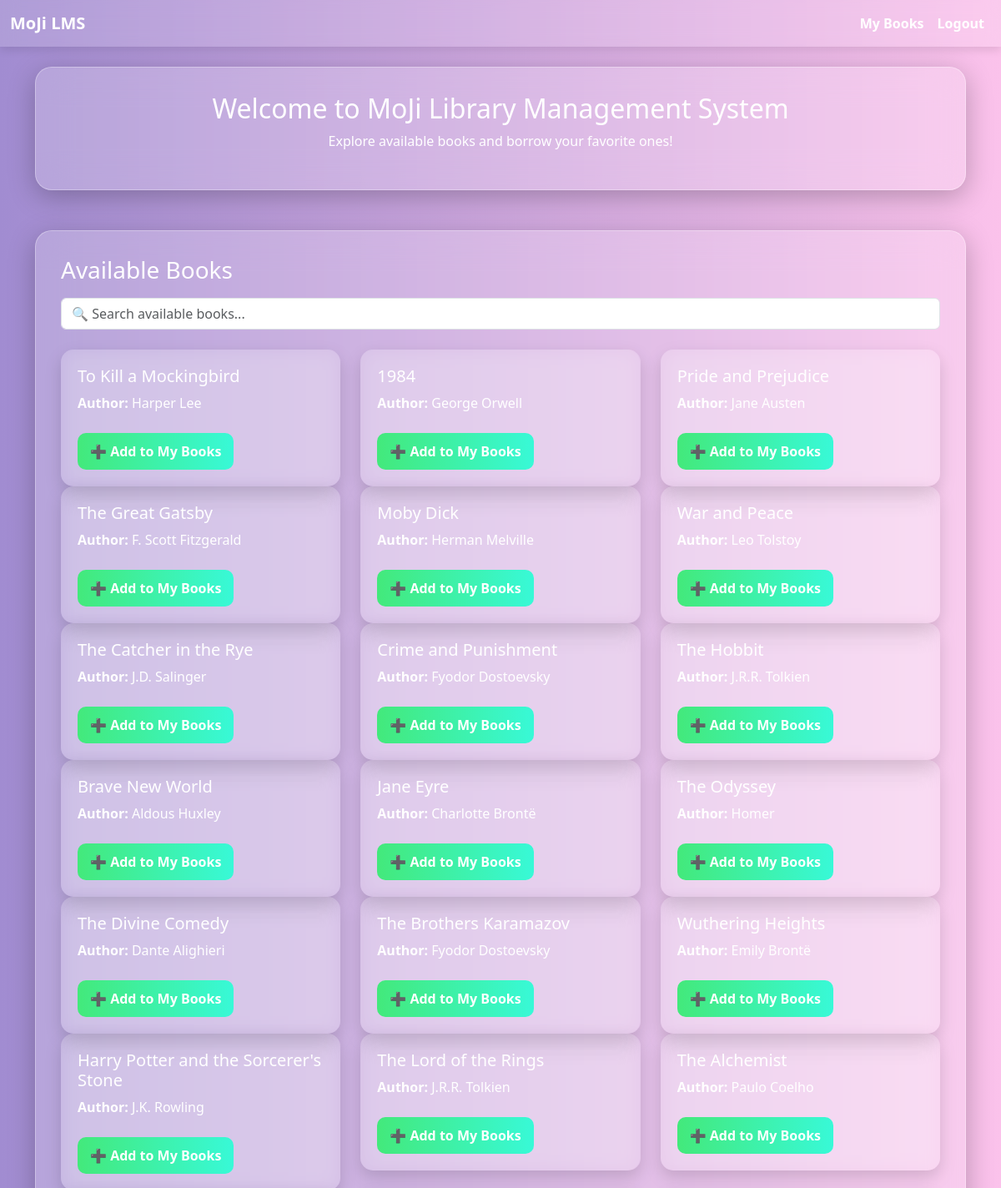
The app's page /user/dashboard (signed in, upper part) with its own data.
### tables this page shows
CREATE TABLE books (
            id INTEGER PRIMARY KEY AUTOINCREMENT,
            title TEXT NOT NULL,
            author TEXT NOT NULL,
            pages INTEGER NOT NULL,
            price REAL NOT NULL
        );

### app.py (the view)
@app.route('/user/dashboard')
def user_dashboard():
    if 'user_id' not in session:
        flash("Please login first.", "warning")
        return redirect(url_for('login'))
    conn = get_db_connection()
    books = conn.execute("SELECT * FROM books").fetchall()
    issued_books = conn.execute("""SELECT ib.issue_id, b.title, ib.issue_date, ib.due_date, ib.return_date, ib.fine

        FROM issued_books ib
        JOIN books b ON ib.book_id = b.id
        WHERE ib.user_id = ?
        ORDER BY ib.issue_date DESC
    """, (session['user_id'],)).fetchall()
    conn.close()
    return render_template("user_dashboard.html", books=books, issued_books=issued_books)

### app.py (called while the page is built)
def get_db_connection():
    conn = sqlite3.connect('lms.db')
    conn.row_factory = sqlite3.Row
    return conn

### templates/user_dashboard.html (shortened to what this page needs)
<!DOCTYPE html>
<html lang="en">
<head>
    <link href="https://cdn.jsdelivr.net/npm/bootstrap@5.3.0/dist/css/bootstrap.min.css" rel="stylesheet">
</head>
<body>
<video autoplay muted loop class="bg-video">
        <source src="{{ url_for('static', filename='video/watery.mp4') }}" type="video/mp4">
    </video>
<nav class="navbar navbar-expand-lg">
  <div class="container-fluid">
    <a class="navbar-brand" href="#">MoJi LMS</a>
    <ul class="navbar-nav ms-auto">
      <li class="nav-item">
        <a class="nav-link" href="#mybooks">My Books</a>
      </li>
      <li class="nav-item">
        <a class="nav-link" href="{{ url_for('logout') }}">Logout</a>
      </li>
    </ul>
  </div>
</nav>
<div class="container mt-4">
    <div class="glass-box welcome-box text-center">
        <h2>Welcome to MoJi Library Management System</h2>
        <p>Explore available books and borrow your favorite ones!</p>
    </div>
    <div class="glass-box mt-5">
        <h3 class="mb-3"> Available Books</h3>
        <div class="input-group mb-4">
            <input type="text" id="bookSearch" class="form-control" placeholder="🔍 Search available books...">
        </div>
        <div class="row" id="bookList">
            {% for book in books %}
            <div class="col-md-4">
                <div class="book-card">
                    <h5>{{ book.title }}</h5>
                    <p><strong>Author:</strong> {{ book.author }}</p>
                    <form method="POST" action="{{ url_for('borrow_book') }}">
                        <button type="submit" class="btn btn-borrow mt-2">➕ Add to My Books</button>
                    </form>
                </div>
            </div>
            {% endfor %}
        </div>
    </div>
</div>
</body>
</html>

### templates/user_dashboard.html (style rules this page uses)
body { margin: 0; padding: 0; background: linear-gradient(to right, #a18cd1, #fbc2eb); font-family: 'Segoe UI', Tahoma, Geneva, Verdana, sans-serif; }
.navbar { background: rgba(255, 255, 255, 0.15); backdrop-filter: blur(10px); box-shadow: 0 4px 10px rgba(0,0,0,0.1); }
.navbar-brand, .nav-link { color: white !important; font-weight: bold; }
.glass-box { background: rgba(255, 255, 255, 0.2); backdrop-filter: blur(20px); border: 1px solid rgba(255, 255, 255, 0.3); padding: 30px; border-radius: 20px; color: #fff; box-shadow: 0 8px 32px rgba(0, 0, 0, 0.25); }
.welcome-box { margin-top: 20px; }
.book-card { background: rgba(255, 255, 255, 0.15); backdrop-filter: blur(12px); border-radius: 15px; padding: 20px; color: white; box-shadow: 0 8px 20px rgba(0, 0, 0, 0.15); }
.book-card h5 { color: #fff; }
.btn-borrow { background: linear-gradient(to right, #43e97b, #38f9d7); border: none; color: white; font-weight: bold; border-radius: 10px; padding: 10px 15px; }
.bg-video { position: fixed; right: 0; bottom: 0; min-width: 100%; min-height: 100%; z-index: -1; object-fit: cover; }

### records on screen
books: title "To Kill a Mockingbird", author "Harper Lee"
books: title "1984", author "George Orwell"
books: title "Pride and Prejudice", author "Jane Austen"
books: title "The Great Gatsby", author "F. Scott Fitzgerald"
books: title "Moby Dick", author "Herman Melville"
books: title "War and Peace", author "Leo Tolstoy"
books: title "The Catcher in the Rye", author "J.D. Salinger"
books: title "Crime and Punishment", author "Fyodor Dostoevsky"
books: title "The Hobbit", author "J.R.R. Tolkien"
books: title "Brave New World", author "Aldous Huxley"
books: title "Jane Eyre", author "Charlotte Brontë"
books: title "The Odyssey", author "Homer"
books: title "The Divine Comedy", author "Dante Alighieri"
books: title "The Brothers Karamazov", author "Fyodor Dostoevsky"
books: title "Wuthering Heights", author "Emily Brontë"
books: title "Harry Potter and the Sorcerer's Stone", author "J.K. Rowling"
books: title "The Lord of the Rings", author "J.R.R. Tolkien"
books: title "The Alchemist", author "Paulo Coelho"
